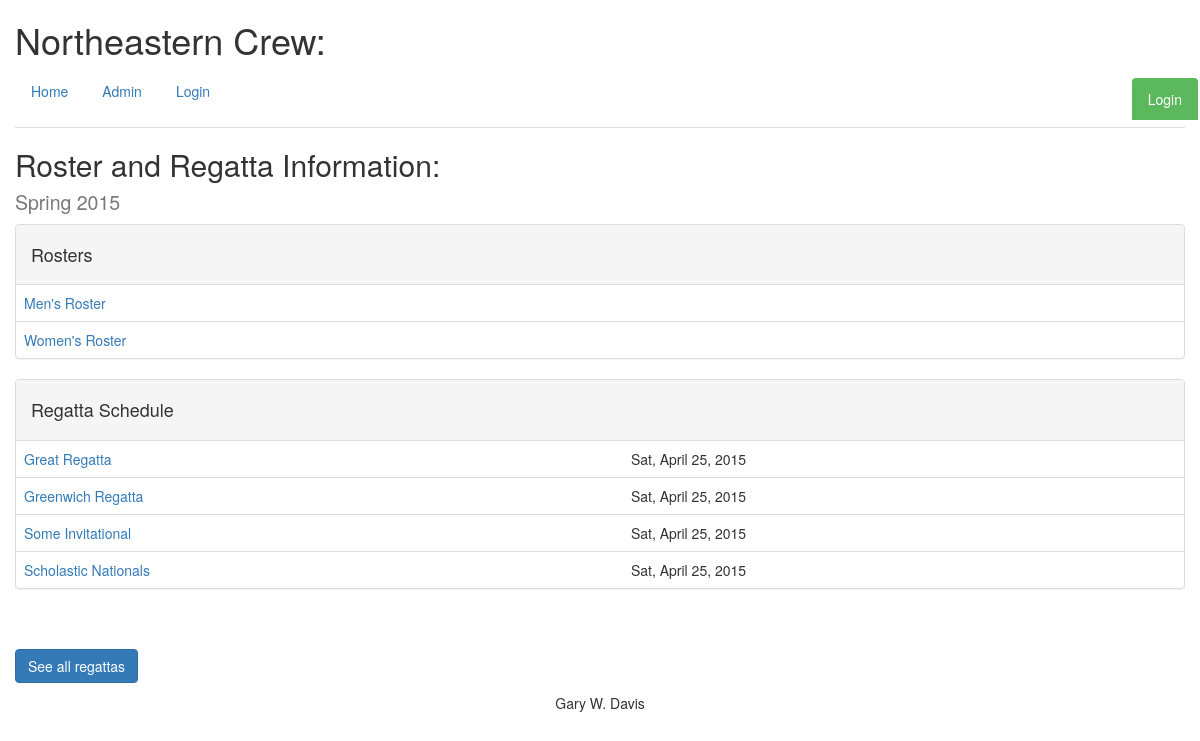
Screenshot of /3/ with the database file from the repository.
### database_setup.py (models this page shows, shortened)
class Seasons(Base):
    __tablename__ = 'seasons'
    id = Column(Integer, primary_key=True)
    name = Column(String(30), unique=True, nullable=False)
    short = Column(String(15), unique=True)
    description = Column(String(120))
    rower = relationship('Rowers', secondary='rowerseasons')

class Regattas(Base):
    __tablename__ = 'regattas'
    id = Column(Integer, primary_key=True)
    name = Column(String(250), nullable=False)
    season_id = Column(Integer, ForeignKey('seasons.id'), nullable=False)
    date = Column(DateTime)
    description = Column(String(250))
    weblink = Column(String(250))
    rower = relationship('Rowers', secondary='rowerregattas')
    season = relationship('Seasons')

### rowing.py (the view)
@app.route('/<season_id>/')
def seasonSummary(season_id):
    season = db_helper.get_season_from_season_id(season_id)
    regattas = db_helper.get_all_regattas_for_season(season_id)
    return render_template('seasonsummary.html', season=season,
                           regattas=regattas)

### db_helper.py (called while the page is built)
def get_season_from_season_id(season_id):
    return session.query(Seasons).get(season_id)

def get_all_regattas_for_season(season_id):
    return session.query(Regattas).filter_by(season_id=season_id).all()

### templates/seasonsummary.html
{% extends "base.html" %}
{% block content %}
<h2 class='pheader'>Roster and Regatta Information: <br><small>{{season.description}}</small></h2>
<div class="panel panel-default">
  <div class="panel-heading"><h4>Rosters</h4></div>
  <table class="table table-hover">
  	<tr><td><a href='{{url_for('showRoster', season_id=season.id, team_id='mens')}}'>Men's Roster</a></td></tr>
  	<tr><td><a href='{{url_for('showRoster', season_id=season.id, team_id='womens')}}'>Women's Roster</a></td></tr>
  </table>
</div>
<div class="panel panel-default">
  <div class="panel-heading"><h4>Regatta Schedule</h4></div>
  <table class="table table-hover">
    {% for r in regattas %}
    <tr>
      <td><a href='{{url_for('showRegatta',regatta_id=r.id)}}'>{{r.name}}</a></td>
      <td>{{r.date.strftime('%a, %B %d, %Y')}}</td>
    </tr>
    {% endfor %}
  </table>
</div>
</body>
<br><br>
<a href='{{url_for('showRegattas')}}'><button type="button" class="btn btn-primary">See all regattas</button></a>
{% endblock %}

### rows the page displays
Seasons: description "Spring 2015"
Regattas: name "Great Regatta", date "Sat, April 25, 2015"
Regattas: name "Greenwich Regatta", date "Sat, April 25, 2015"
Regattas: name "Some Invitational", date "Sat, April 25, 2015"
Regattas: name "Scholastic Nationals", date "Sat, April 25, 2015"
